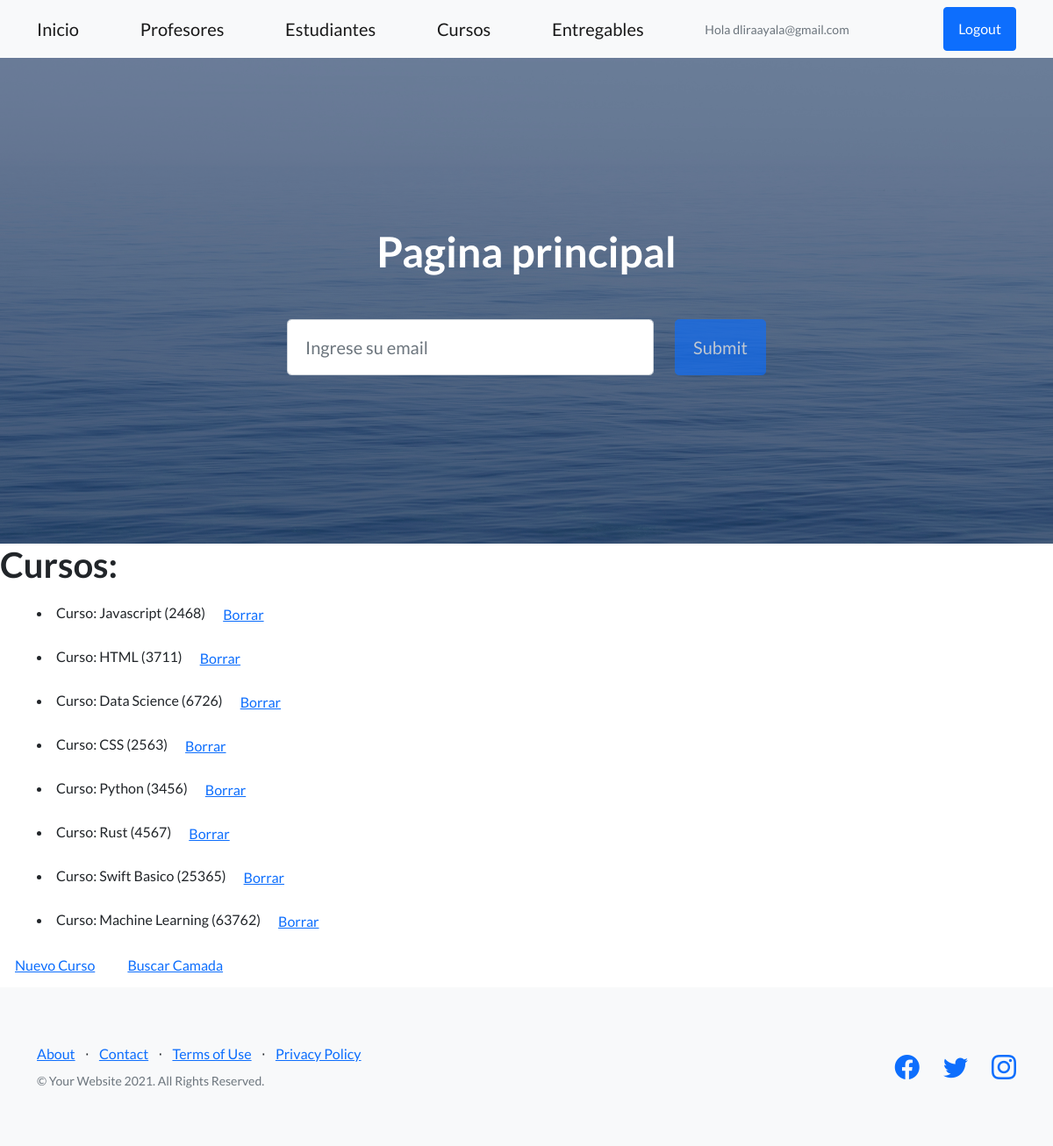
The app's page /AppCoder/cursos/ (signed in), older data.
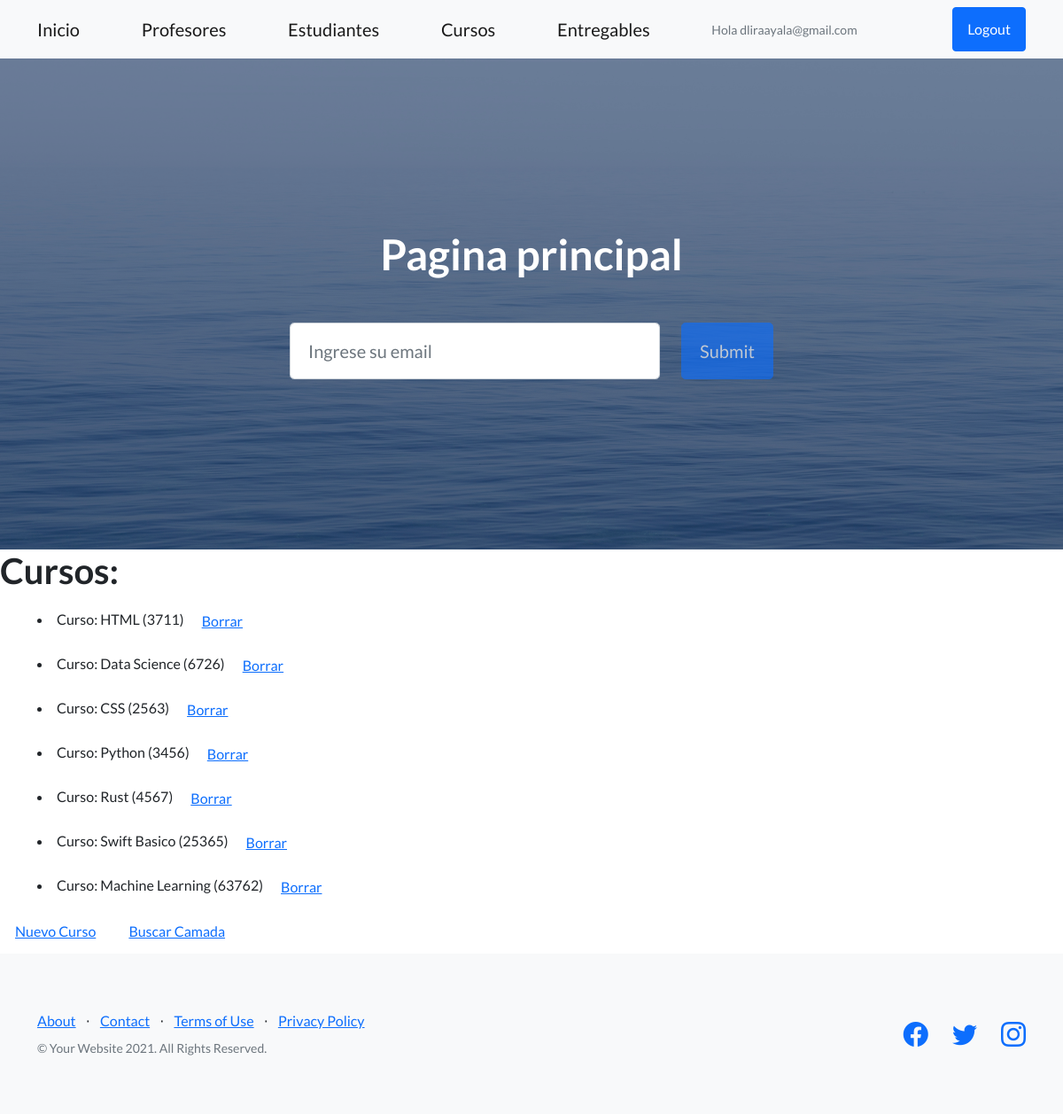
The same page, newer data.
### AppCoder/models.py (models this page shows)
class Curso(models.Model):
    nombre = models.CharField(max_length=40)
    camada = models.IntegerField()
    def __str__(self):
        return f'Curso: {self.nombre} ({self.camada})'

### AppCoder/views.py (the view)
# urls.py: path('cursos/', login_required(views.cursos), name='Cursos'),
def cursos(request):
    return render(request, "AppCoder/cursos.html",
                  {'cursos': Curso.objects.all()})

### AppCoder/templates/AppCoder/cursos.html
{% extends 'AppCoder/padre.html' %}
{%  load static %}
{% block contenidoquecambia%}
    <h1>Cursos:</h1>
    {% for curso in cursos %}
        <div class="container">
            <li>
                {{ curso }}
                <a class="btn btn-link" href="{% url 'curso_delete' curso.id %}">Borrar</a>
            </li>
        </div>
    {% endfor %}
<a class="btn btn-link" href="{% url 'formulario_curso' %}">Nuevo Curso</a>
<a class="btn btn-link" href="{% url 'busqueda_camada' %}">Buscar Camada</a>
{% endblock %}

Row changes from the older to the newer data that the page shows:
removed Curso: nombre+camada "Curso: Javascript (2468)"
